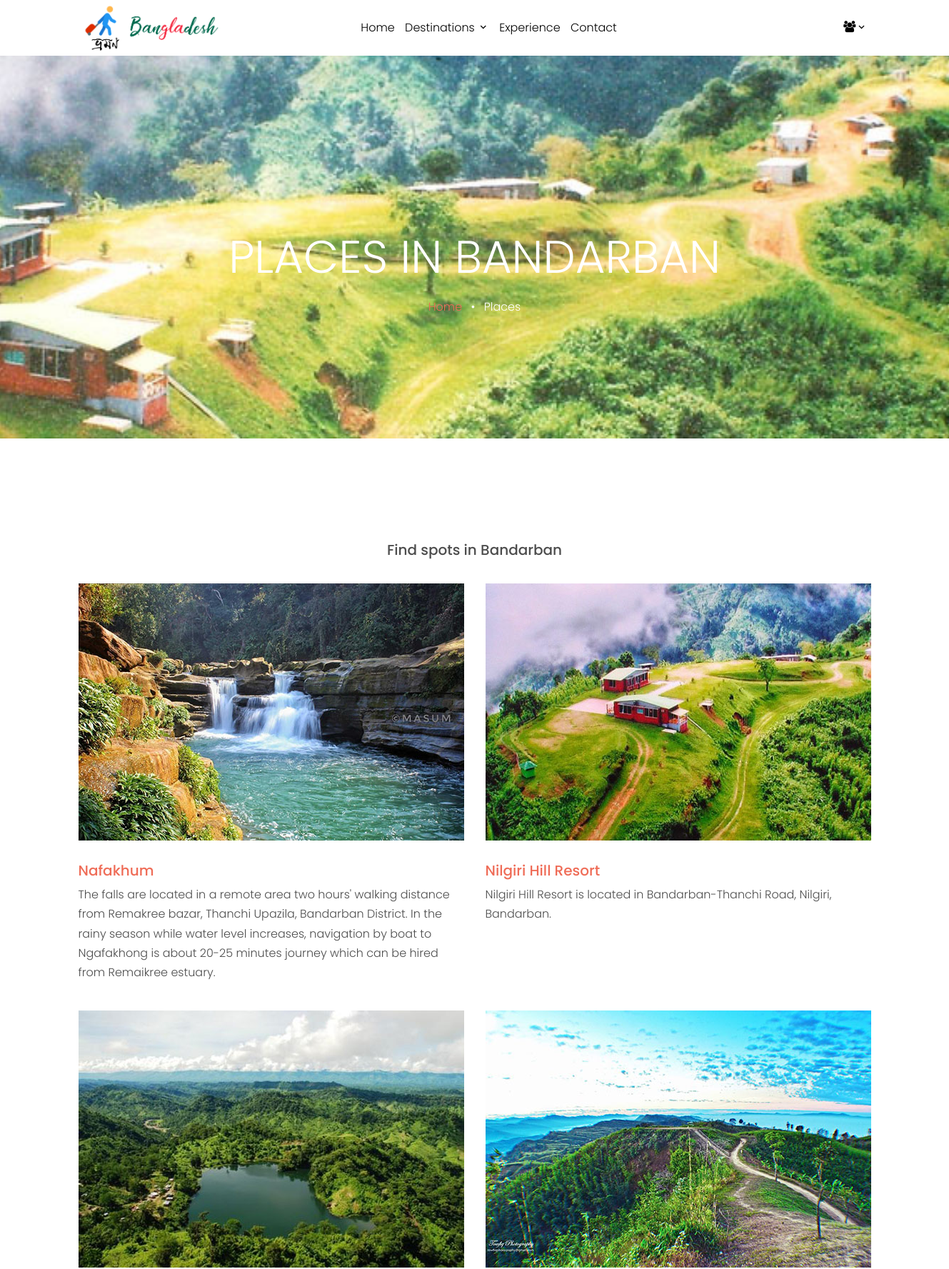
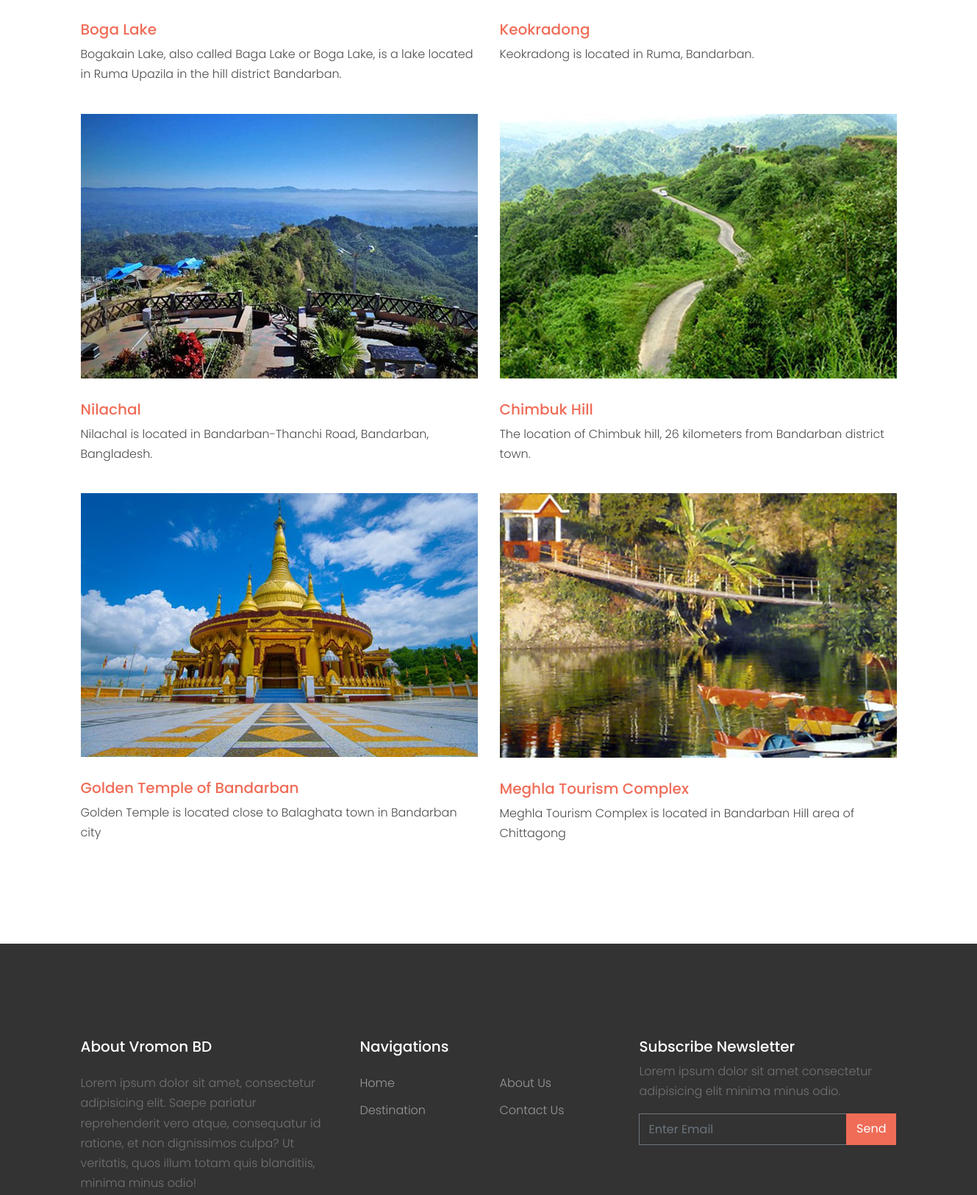
Page /placeList?distID=1&distName=Bandarban (upper part) on the committed database (2 pictures, top to bottom).
### tables this page shows
CREATE TABLE `district` (
  `ID` int(11) NOT NULL,
  `DestinationID` int(11) NOT NULL,
  `Name` varchar(50) NOT NULL,
  `Image` varchar(100) NOT NULL,
  `Title` varchar(700) NOT NULL,
  `Description` text NOT NULL
);

CREATE TABLE `place` (
  `ID` int(11) NOT NULL,
  `DistrictID` int(11) NOT NULL,
  `Name` varchar(100) NOT NULL,
  `Tag` varchar(100) NOT NULL,
  `Image` varchar(100) NOT NULL,
  `Location` text NOT NULL,
  `Description` text NOT NULL
);

### placeList.php (the view, shortened to what this page needs)
<?php
    include "zzz-dbConnect.php";
    if( isset($_GET['distName']) && isset($_GET['distID']) ){
        $distName = $_GET['distName'];
        $distID = $_GET['distID'];
    }
    $sql = "SELECT * FROM district WHERE ID = ". $distID;
    $result = mysqli_query($link, $sql);
    $row = mysqli_fetch_array($result);
    $count = mysqli_num_rows($result);
    $coverImgPath = '';
    if($count > 0)$coverImgPath = $row['Image'];
    else $coverImgPath = 'images/hero_bg_2.jpg';
?>
<!DOCTYPE html>
<html lang="en">
  <head>
    <link rel="stylesheet" href="fonts/icomoon/style.css">
    <link rel="stylesheet" href="css/bootstrap.min.css">
    <link rel="stylesheet" href="css/magnific-popup.css">
    <link rel="stylesheet" href="css/jquery-ui.css">
    <link rel="stylesheet" href="css/owl.carousel.min.css">
    <link rel="stylesheet" href="css/owl.theme.default.min.css">
    <link rel="stylesheet" href="css/bootstrap-datepicker.css">
    <link rel="stylesheet" href="fonts/flaticon/font/flaticon.css">
    <link rel="stylesheet" href="https://cdn.jsdelivr.net/npm/mediaelement@4.2.7/build/mediaelementplayer.min.css">
    <link rel="stylesheet" href="css/aos.css">
    <link rel="stylesheet" href="css/style.css">
  </head>
  <body>
    <div class="site-wrap">
      <?php include'zzz-header.php';?>
      <div class="site-blocks-cover inner-page-cover" style="background-image: url(<?php echo $coverImgPath?>);" data-aos="fade" data-stellar-background-ratio="0.5">
        <div class="container">
          <div class="row align-items-center justify-content-center text-center">
            <div class="col-md-8" data-aos="fade-up" data-aos-delay="400">
              <h1 class="text-white font-weight-light">Places in <?php echo $distName;?></h1>
              <div>
                <a href="index">Home</a> <span class="mx-2 text-white">&bullet;</span> <span class="text-white">Places</span>
              </div>
            </div>
          </div>
        </div>
      </div>
      <div class="site-section">
        <div class="container">
          <div class="row mb-3 align-items-stretch">
            <?php
              $sql = "SELECT * FROM place WHERE DistrictID = ". $distID;
              $result = mysqli_query($link, $sql);
              $count = mysqli_num_rows($result);
              if($count > 0){
            ?>
                <div class="col-12 text-center">
                  <div class='h-entry'>
                    <h2 class="font-size-regular">Find spots in <?php echo $distName;?></h2><br>
                  </div>
                </div>
            <?php
                while($row = mysqli_fetch_array($result)) { ?>
                  <div class="col-md-6 col-lg-6 mb-4 mb-lg-4">
                    <div class="h-entry">
                      <a href="place?placeID=<?php echo $row['ID']?>&placeName=<?php echo $row['Name']?>"><img src="<?php echo $row['Image']?>" alt="Image" class="img-fluid"></a>
                      <h2 class="font-size-regular"><a href="place?placeID=<?php echo $row['ID']?>&placeName=<?php echo $row['Name']?>"><?php echo $row['Name']?></a></h2>
                      <p><?php echo $row['Location']?></p>
                    </div>
                  </div>
              <?php
                }
              }
              ?>
          </div>
          <div class="row">
            <div class="col-12 text-center">
            </div>
          </div>
        </div>
      </div>
      <?php include "zzz-footer.php";?>
    </div>
  </body>
</html>

### css/style.css (style rules this page uses)
body { line-height: 1.7; color: #4d4d4d; font-weight: 300; font-size: 1rem; }
a { -webkit-transition: .3s all ease; -o-transition: .3s all ease; transition: .3s all ease; }
h1, h2, h3, h4, h5, .h1, .h2, .h3, .h4, .h5 { font-family: "Poppins", -apple-system, BlinkMacSystemFont, "Segoe UI", Roboto, "Helvetica Neue", Arial, sans-serif, "Apple Color Emoji", "Segoe UI Emoji", "Segoe UI Symbol", "Noto Color Emoji"; }
.site-wrap:before { -webkit-transition: .3s all ease-in-out; -o-transition: .3s all ease-in-out; transition: .3s all ease-in-out; background: rgba(0, 0, 0, 0.6); content: ""; position: absolute; z-index: 2000; top: 0; left: 0; right: 0; bottom: 0; opacity: 0; visibility: hidden; }
.site-section { padding: 2.5em 0; }
@media (min-width: 768px) { .site-section { padding: 5em 0; } }
.site-blocks-cover { background-size: cover; background-repeat: no-repeat; background-position: top; background-position: center center; }
.site-blocks-cover, .site-blocks-cover .row { min-height: 600px; height: calc(100vh - 73px); }
.site-blocks-cover.inner-page-cover, .site-blocks-cover.inner-page-cover .row { min-height: 600px; height: calc(30vh); }
.site-blocks-cover h1 { text-transform: uppercase; font-size: 4rem; font-weight: 900; color: #fff; line-height: 1.5; }
.h-entry img { margin-bottom: 30px; }
.h-entry h2 { font-size: 20px; }

### rows in the picture
district: Image (picture)
place: Image (picture), Name "Nafakhum", Location "The falls are located in a remote area two hours' walking distance from Remakree bazar, Thanchi Upazila, Bandarban District. In the rainy season while water level increases, navigation by boat to Ngafakhong is about 20-25 minutes journey which can be hired from Remaikree estuary."
place: Image (picture), Name "Nilgiri Hill Resort", Location "Nilgiri Hill Resort is located in Bandarban-Thanchi Road, Nilgiri, Bandarban."
place: Image (picture), Name "Boga Lake", Location "Bogakain Lake, also called Baga Lake or Boga Lake, is a lake located in Ruma Upazila in the hill district Bandarban."
place: Image (picture), Name "Keokradong", Location "Keokradong is located in Ruma, Bandarban."
place: Image (picture), Name "Nilachal", Location "Nilachal is located in Bandarban-Thanchi Road, Bandarban, Bangladesh."
place: Image (picture), Name "Chimbuk Hill", Location "The location of Chimbuk hill, 26 kilometers from Bandarban district town."
place: Image (picture), Name "Golden Temple of Bandarban", Location "Golden Temple is located close to Balaghata town in Bandarban city"
place: Image (picture), Name "Meghla Tourism Complex", Location "Meghla Tourism Complex is located in Bandarban Hill area of Chittagong"

### other values in the picture
$distName "BANDARBAN"
$distName "Bandarban"
